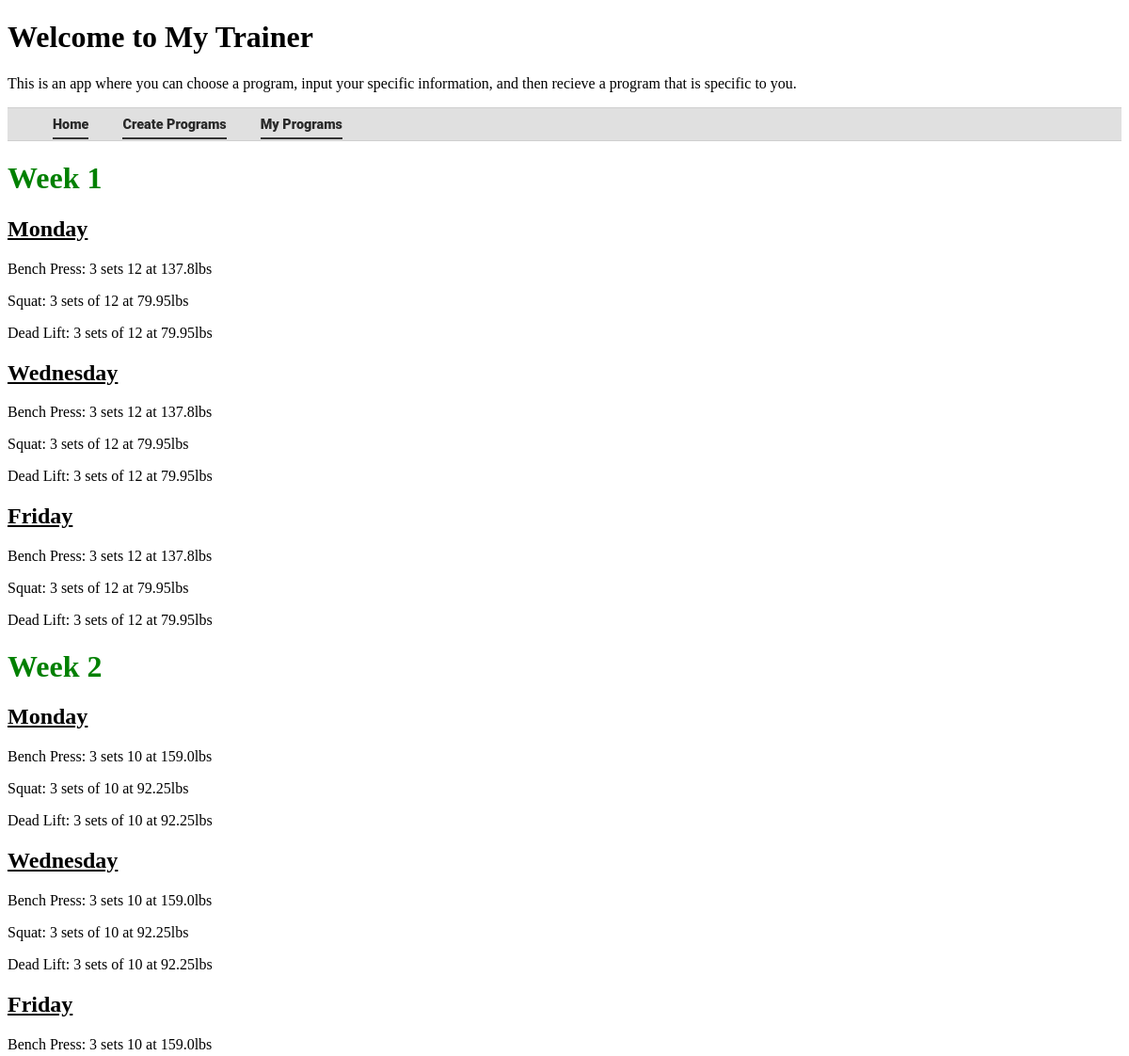
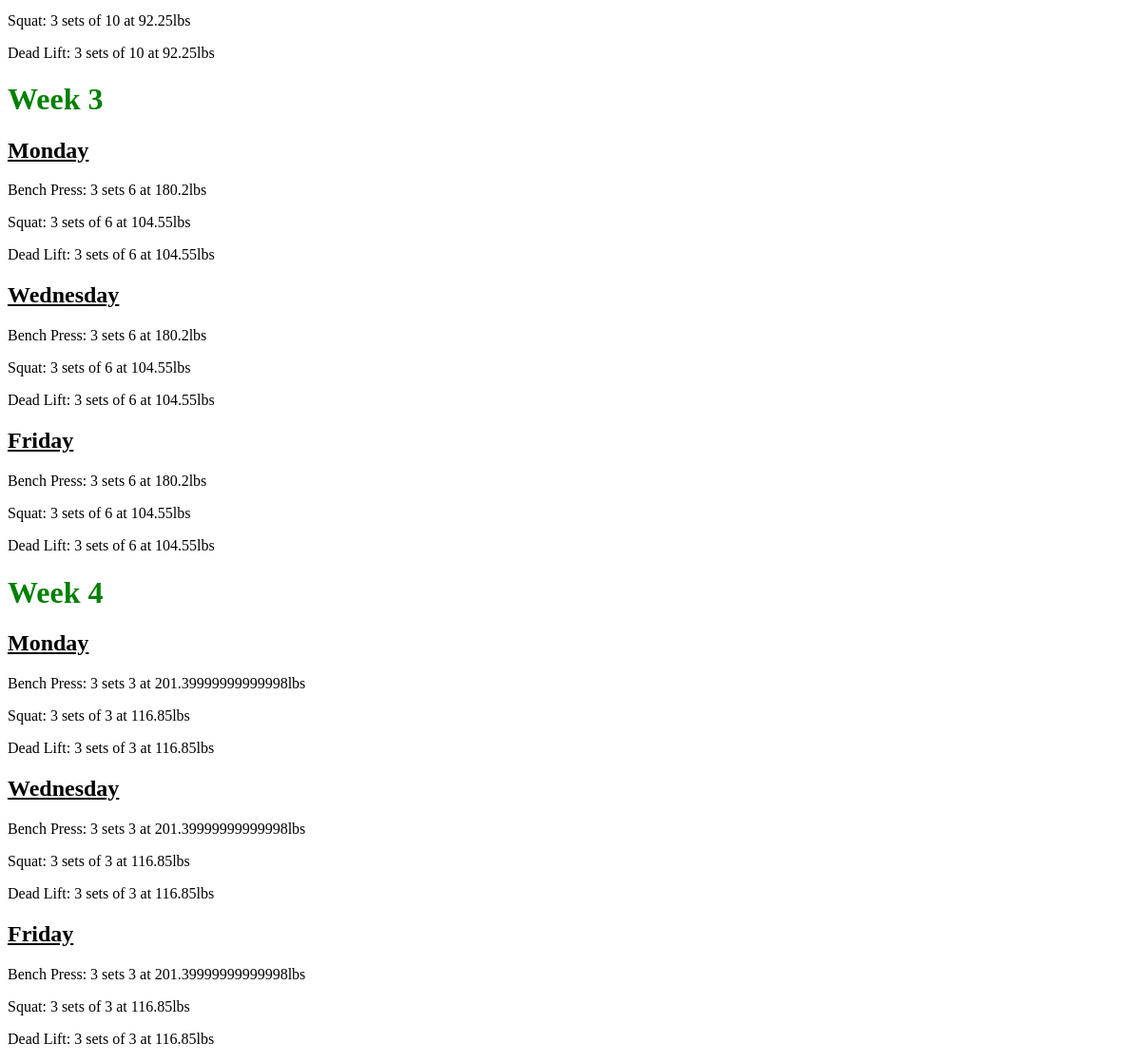
Page /MyPrograms/2 on the committed database (2 pictures, top to bottom).
### main/models.py (models this page shows, shortened)
class Body(db.Model):
    id = db.Column(db.Integer, primary_key=True)
    title = db.Column(db.String)
    age = db.Column(db.Integer)
    gender = db.Column(db.String)
    benchMax = db.Column(db.Integer)
    squatMax = db.Column(db.Integer)
    deadliftMax = db.Column(db.Integer)

### main/routes.py (the view)
@app.route('/MyPrograms/<int:bbprogram_id>')
def bbprograms(bbprogram_id):
    program = Body.query.get_or_404(bbprogram_id)
    return render_template('bbprogram.html', program=program)

### main/templates/bbprogram.html
{% extends "layout.html" %}
{% block content %}
	<div>
		<h1 class="header">Week 1</h1>
		<div>
			<h2 class="day">Monday</h2>
			{% if program.gender == 'Male' %}
				{% if program.age <= 50 %}
					<p>Bench Press: 3 sets 12 at {{ program.benchMax * 0.75 }}lbs</p>
					<p>Squat: 3 sets of 12 at {{ program.squatMax * 0.75 }}lbs</p>
					<p>Dead Lift: 3 sets of 12 at {{ program.deadliftMax * 0.75 }}lbs</p>
				{% else %}
					<p>Bench Press: 3 sets 12 at {{ program.benchMax * 0.65 }}lbs</p>
					<p>Squat: 3 sets of 12 at {{ program.squatMax * 0.65 }}lbs</p>
					<p>Dead Lift: 3 sets of 12 at {{ program.deadliftMax * 0.65 }}lbs</p>
				{% endif %}
			{% else %}
				{% if program.age <= 50 %}
					<p>Bench Press: 3 sets 12 at {{ program.benchMax * 0.65 }}lbs</p>
					<p>Squat: 3 sets of 12 at {{ program.squatMax * 0.65 }}lbs</p>
					<p>Dead Lift: 3 sets of 12 at {{ program.deadliftMax * 0.65 }}lbs</p>
				{% else %}
					<p>Bench Press: 3 sets 12 at {{ program.benchMax * 0.55 }}lbs</p>
					<p>Squat: 3 sets of 12 at {{ program.squatMax * 0.55 }}lbs</p>
					<p>Dead Lift: 3 sets of 12 at {{ program.deadliftMax * 0.55 }}lbs</p>
				{% endif %}
			{% endif %}
		</div>
		<div>
			<h2 class="day" >Wednesday</h2>
			{% if program.gender == 'Male' %}
				{% if program.age <= 50 %}
					<p>Bench Press: 3 sets 12 at {{ program.benchMax * 0.75 }}lbs</p>
					<p>Squat: 3 sets of 12 at {{ program.squatMax * 0.75 }}lbs</p>
					<p>Dead Lift: 3 sets of 12 at {{ program.deadliftMax * 0.75 }}lbs</p>
				{% else %}
					<p>Bench Press: 3 sets 12 at {{ program.benchMax * 0.65 }}lbs</p>
					<p>Squat: 3 sets of 12 at {{ program.squatMax * 0.65 }}lbs</p>
					<p>Dead Lift: 3 sets of 12 at {{ program.deadliftMax * 0.65 }}lbs</p>
				{% endif %}
			{% else %}
				{% if program.age <= 50 %}
					<p>Bench Press: 3 sets 12 at {{ program.benchMax * 0.65 }}lbs</p>
					<p>Squat: 3 sets of 12 at {{ program.squatMax * 0.65 }}lbs</p>
					<p>Dead Lift: 3 sets of 12 at {{ program.deadliftMax * 0.65 }}lbs</p>
				{% else %}
					<p>Bench Press: 3 sets 12 at {{ program.benchMax * 0.55 }}lbs</p>
					<p>Squat: 3 sets of 12 at {{ program.squatMax * 0.55 }}lbs</p>
					<p>Dead Lift: 3 sets of 12 at {{ program.deadliftMax * 0.55 }}lbs</p>
				{% endif %}
			{% endif %}
		</div>
		<div>
			<h2 class="day" >Friday</h2>
			{% if program.gender == 'Male' %}
				{% if program.age <= 50 %}
					<p>Bench Press: 3 sets 12 at {{ program.benchMax * 0.75 }}lbs</p>
					<p>Squat: 3 sets of 12 at {{ program.squatMax * 0.75 }}lbs</p>
					<p>Dead Lift: 3 sets of 12 at {{ program.deadliftMax * 0.75 }}lbs</p>
				{% else %}
					<p>Bench Press: 3 sets 12 at {{ program.benchMax * 0.65 }}lbs</p>
					<p>Squat: 3 sets of 12 at {{ program.squatMax * 0.65 }}lbs</p>
					<p>Dead Lift: 3 sets of 12 at {{ program.deadliftMax * 0.65 }}lbs</p>
				{% endif %}
			{% else %}
				{% if program.age <= 50 %}
					<p>Bench Press: 3 sets 12 at {{ program.benchMax * 0.65 }}lbs</p>
					<p>Squat: 3 sets of 12 at {{ program.squatMax * 0.65 }}lbs</p>
					<p>Dead Lift: 3 sets of 12 at {{ program.deadliftMax * 0.65 }}lbs</p>
				{% else %}
					<p>Bench Press: 3 sets 12 at {{ program.benchMax * 0.55 }}lbs</p>
					<p>Squat: 3 sets of 12 at {{ program.squatMax * 0.55 }}lbs</p>
					<p>Dead Lift: 3 sets of 12 at {{ program.deadliftMax * 0.55 }}lbs</p>
				{% endif %}
			{% endif %}
		</div>
	</div>
	<div>
		<h1 class="header">Week 2</h1>
		<div>
			<h2 class="day" >Monday</h2>
			{% if program.gender == 'Male' %}
				{% if program.age <= 50 %}
					<p>Bench Press: 3 sets 10 at {{ program.benchMax * 0.80 }}lbs</p>
					<p>Squat: 3 sets of 10 at {{ program.squatMax * 0.80 }}lbs</p>
					<p>Dead Lift: 3 sets of 10 at {{ program.deadliftMax * 0.80 }}lbs</p>
				{% else %}
					<p>Bench Press: 3 sets 10 at {{ program.benchMax * 0.75 }}lbs</p>
					<p>Squat: 3 sets of 10 at {{ program.squatMax * 0.75 }}lbs</p>
					<p>Dead Lift: 3 sets of 10 at {{ program.deadliftMax * 0.75 }}lbs</p>
				{% endif %}
			{% else %}
				{% if program.age <= 50 %}
					<p>Bench Press: 3 sets 10 at {{ program.benchMax * 0.75 }}lbs</p>
					<p>Squat: 3 sets of 10 at {{ program.squatMax * 0.75 }}lbs</p>
					<p>Dead Lift: 3 sets of 10 at {{ program.deadliftMax * 0.75 }}lbs</p>
				{% else %}
					<p>Bench Press: 3 sets 10 at {{ program.benchMax * 0.65 }}lbs</p>
					<p>Squat: 3 sets of 10 at {{ program.squatMax * 0.65 }}lbs</p>
					<p>Dead Lift: 3 sets of 10 at {{ program.deadliftMax * 0.65 }}lbs</p>
				{% endif %}
			{% endif %}
		</div>
		<div>
			<h2 class="day" >Wednesday</h2>
			{% if program.gender == 'Male' %}
				{% if program.age <= 50 %}
					<p>Bench Press: 3 sets 10 at {{ program.benchMax * 0.80 }}lbs</p>
					<p>Squat: 3 sets of 10 at {{ program.squatMax * 0.80 }}lbs</p>
					<p>Dead Lift: 3 sets of 10 at {{ program.deadliftMax * 0.80 }}lbs</p>
				{% else %}
					<p>Bench Press: 3 sets 10 at {{ program.benchMax * 0.75 }}lbs</p>
					<p>Squat: 3 sets of 10 at {{ program.squatMax * 0.75 }}lbs</p>
					<p>Dead Lift: 3 sets of 10 at {{ program.deadliftMax * 0.75 }}lbs</p>
				{% endif %}
			{% else %}
				{% if program.age <= 50 %}
					<p>Bench Press: 3 sets 10 at {{ program.benchMax * 0.75 }}lbs</p>
					<p>Squat: 3 sets of 10 at {{ program.squatMax * 0.75 }}lbs</p>
					<p>Dead Lift: 3 sets of 10 at {{ program.deadliftMax * 0.75 }}lbs</p>
				{% else %}
					<p>Bench Press: 3 sets 10 at {{ program.benchMax * 0.65 }}lbs</p>
					<p>Squat: 3 sets of 10 at {{ program.squatMax * 0.65 }}lbs</p>
					<p>Dead Lift: 3 sets of 10 at {{ program.deadliftMax * 0.65 }}lbs</p>
				{% endif %}
			{% endif %}
		</div>
		<div>
			<h2 class="day" >Friday</h2>
			{% if program.gender == 'Male' %}
				{% if program.age <= 50 %}
					<p>Bench Press: 3 sets 10 at {{ program.benchMax * 0.80 }}lbs</p>
					<p>Squat: 3 sets of 10 at {{ program.squatMax * 0.80 }}lbs</p>
					<p>Dead Lift: 3 sets of 10 at {{ program.deadliftMax * 0.80 }}lbs</p>
				{% else %}
					<p>Bench Press: 3 sets 10 at {{ program.benchMax * 0.75 }}lbs</p>
					<p>Squat: 3 sets of 10 at {{ program.squatMax * 0.75 }}lbs</p>
					<p>Dead Lift: 3 sets of 10 at {{ program.deadliftMax * 0.75 }}lbs</p>
				{% endif %}
			{% else %}
				{% if program.age <= 50 %}
					<p>Bench Press: 3 sets 10 at {{ program.benchMax * 0.75 }}lbs</p>
					<p>Squat: 3 sets of 10 at {{ program.squatMax * 0.75 }}lbs</p>
					<p>Dead Lift: 3 sets of 10 at {{ program.deadliftMax * 0.75 }}lbs</p>
				{% else %}
					<p>Bench Press: 3 sets 10 at {{ program.benchMax * 0.65 }}lbs</p>
					<p>Squat: 3 sets of 10 at {{ program.squatMax * 0.65 }}lbs</p>
					<p>Dead Lift: 3 sets of 10 at {{ program.deadliftMax * 0.65 }}lbs</p>
				{% endif %}
			{% endif %}
		</div>
	</div>
	<div>
		<h1 class="header">Week 3</h1>
		<div>
			<h2 class="day" >Monday</h2>
			{% if program.gender == 'Male' %}
				{% if program.age <= 50 %}
					<p>Bench Press: 3 sets 6 at {{ program.benchMax * 0.90 }}lbs</p>
					<p>Squat: 3 sets of 6 at {{ program.squatMax * 0.90 }}lbs</p>
					<p>Dead Lift: 3 sets of 6 at {{ program.deadliftMax * 0.90 }}lbs</p>
				{% else %}
					<p>Bench Press: 3 sets 6 at {{ program.benchMax * 0.85 }}lbs</p>
					<p>Squat: 3 sets of 6 at {{ program.squatMax * 0.85 }}lbs</p>
					<p>Dead Lift: 3 sets of 6 at {{ program.deadliftMax * 0.85 }}lbs</p>
				{% endif %}
			{% else %}
				{% if program.age <= 50 %}
					<p>Bench Press: 3 sets 6 at {{ program.benchMax * 0.85 }}lbs</p>
					<p>Squat: 3 sets of 6 at {{ program.squatMax * 0.85 }}lbs</p>
					<p>Dead Lift: 3 sets of 6 at {{ program.deadliftMax * 0.85 }}lbs</p>
				{% else %}
					<p>Bench Press: 3 sets 6 at {{ program.benchMax * 0.75 }}lbs</p>
					<p>Squat: 3 sets of 6 at {{ program.squatMax * 0.75 }}lbs</p>
					<p>Dead Lift: 3 sets of 6 at {{ program.deadliftMax * 0.75 }}lbs</p>
				{% endif %}
			{% endif %}
		</div>
		<div>
			<h2 class="day" >Wednesday</h2>
			{% if program.gender == 'Male' %}
				{% if program.age <= 50 %}
					<p>Bench Press: 3 sets 6 at {{ program.benchMax * 0.90 }}lbs</p>
					<p>Squat: 3 sets of 6 at {{ program.squatMax * 0.90 }}lbs</p>
					<p>Dead Lift: 3 sets of 6 at {{ program.deadliftMax * 0.90 }}lbs</p>
				{% else %}
					<p>Bench Press: 3 sets 6 at {{ program.benchMax * 0.85 }}lbs</p>
					<p>Squat: 3 sets of 6 at {{ program.squatMax * 0.85 }}lbs</p>
					<p>Dead Lift: 3 sets of 6 at {{ program.deadliftMax * 0.85 }}lbs</p>
				{% endif %}
			{% else %}
				{% if program.age <= 50 %}
					<p>Bench Press: 3 sets 6 at {{ program.benchMax * 0.85 }}lbs</p>
					<p>Squat: 3 sets of 6 at {{ program.squatMax * 0.85 }}lbs</p>
					<p>Dead Lift: 3 sets of 6 at {{ program.deadliftMax * 0.85 }}lbs</p>
				{% else %}
					<p>Bench Press: 3 sets 6 at {{ program.benchMax * 0.75 }}lbs</p>
					<p>Squat: 3 sets of 6 at {{ program.squatMax * 0.75 }}lbs</p>
					<p>Dead Lift: 3 sets of 6 at {{ program.deadliftMax * 0.75 }}lbs</p>
				{% endif %}
			{% endif %}
		</div>
		<div>
			<h2 class="day" >Friday</h2>
			{% if program.gender == 'Male' %}
				{% if program.age <= 50 %}
					<p>Bench Press: 3 sets 6 at {{ program.benchMax * 0.90 }}lbs</p>
					<p>Squat: 3 sets of 6 at {{ program.squatMax * 0.90 }}lbs</p>
					<p>Dead Lift: 3 sets of 6 at {{ program.deadliftMax * 0.90 }}lbs</p>
				{% else %}
					<p>Bench Press: 3 sets 6 at {{ program.benchMax * 0.85 }}lbs</p>
					<p>Squat: 3 sets of 6 at {{ program.squatMax * 0.85 }}lbs</p>
					<p>Dead Lift: 3 sets of 6 at {{ program.deadliftMax * 0.85 }}lbs</p>
				{% endif %}
			{% else %}
				{% if program.age <= 50 %}
					<p>Bench Press: 3 sets 6 at {{ program.benchMax * 0.85 }}lbs</p>
					<p>Squat: 3 sets of 6 at {{ program.squatMax * 0.85 }}lbs</p>
					<p>Dead Lift: 3 sets of 6 at {{ program.deadliftMax * 0.85 }}lbs</p>
				{% else %}
					<p>Bench Press: 3 sets 6 at {{ program.benchMax * 0.75 }}lbs</p>
					<p>Squat: 3 sets of 6 at {{ program.squatMax * 0.75 }}lbs</p>
					<p>Dead Lift: 3 sets of 6 at {{ program.deadliftMax * 0.75 }}lbs</p>
				{% endif %}
			{% endif %}
		</div>
	</div>
	<div>
		<h1 class="header">Week 4</h1>
		<div>
			<h2 class="day" >Monday</h2>
			{% if program.gender == 'Male' %}
				{% if program.age <= 50 %}
					<p>Bench Press: 3 sets 3 at {{ program.benchMax }}lbs</p>
					<p>Squat: 3 sets of 3 at {{ program.squatMax }}lbs</p>
					<p>Dead Lift: 3 sets of 3 at {{ program.deadliftMax }}lbs</p>
				{% else %}
					<p>Bench Press: 3 sets 3 at {{ program.benchMax * 0.95 }}lbs</p>
					<p>Squat: 3 sets of 3 at {{ program.squatMax * 0.95 }}lbs</p>
					<p>Dead Lift: 3 sets of 3 at {{ program.deadliftMax * 0.95 }}lbs</p>
				{% endif %}
			{% else %}
				{% if program.age <= 50 %}
					<p>Bench Press: 3 sets 3 at {{ program.benchMax * 0.95 }}lbs</p>
					<p>Squat: 3 sets of 3 at {{ program.squatMax * 0.95 }}lbs</p>
					<p>Dead Lift: 3 sets of 3 at {{ program.deadliftMax * 0.95 }}lbs</p>
				{% else %}
					<p>Bench Press: 3 sets 3 at {{ program.benchMax * 0.90 }}lbs</p>
					<p>Squat: 3 sets of 3 at {{ program.squatMax * 0.90 }}lbs</p>
					<p>Dead Lift: 3 sets of 3 at {{ program.deadliftMax * 0.90 }}lbs</p>
				{% endif %}
			{% endif %}
		</div>
		<div>
			<h2 class="day" >Wednesday</h2>
			{% if program.gender == 'Male' %}
				{% if program.age <= 50 %}
					<p>Bench Press: 3 sets 3 at {{ program.benchMax }}lbs</p>
					<p>Squat: 3 sets of 3 at {{ program.squatMax }}lbs</p>
					<p>Dead Lift: 3 sets of 3 at {{ program.deadliftMax }}lbs</p>
				{% else %}
					<p>Bench Press: 3 sets 3 at {{ program.benchMax * 0.95 }}lbs</p>
					<p>Squat: 3 sets of 3 at {{ program.squatMax * 0.95 }}lbs</p>
					<p>Dead Lift: 3 sets of 3 at {{ program.deadliftMax * 0.95 }}lbs</p>
				{% endif %}
			{% else %}
				{% if program.age <= 50 %}
					<p>Bench Press: 3 sets 3 at {{ program.benchMax * 0.95 }}lbs</p>
					<p>Squat: 3 sets of 3 at {{ program.squatMax * 0.95 }}lbs</p>
					<p>Dead Lift: 3 sets of 3 at {{ program.deadliftMax * 0.95 }}lbs</p>
				{% else %}
					<p>Bench Press: 3 sets 3 at {{ program.benchMax * 0.90 }}lbs</p>
					<p>Squat: 3 sets of 3 at {{ program.squatMax * 0.90 }}lbs</p>
					<p>Dead Lift: 3 sets of 3 at {{ program.deadliftMax * 0.90 }}lbs</p>
				{% endif %}
			{% endif %}
		</div>
		<div>
			<h2 class="day" >Friday</h2>
			{% if program.gender == 'Male' %}
				{% if program.age <= 50 %}
					<p>Bench Press: 3 sets 3 at {{ program.benchMax }}lbs</p>
					<p>Squat: 3 sets of 3 at {{ program.squatMax }}lbs</p>
					<p>Dead Lift: 3 sets of 3 at {{ program.deadliftMax }}lbs</p>
				{% else %}
					<p>Bench Press: 3 sets 3 at {{ program.benchMax * 0.95 }}lbs</p>
					<p>Squat: 3 sets of 3 at {{ program.squatMax * 0.95 }}lbs</p>
					<p>Dead Lift: 3 sets of 3 at {{ program.deadliftMax * 0.95 }}lbs</p>
				{% endif %}
			{% else %}
				{% if program.age <= 50 %}
					<p>Bench Press: 3 sets 3 at {{ program.benchMax * 0.95 }}lbs</p>
					<p>Squat: 3 sets of 3 at {{ program.squatMax * 0.95 }}lbs</p>
					<p>Dead Lift: 3 sets of 3 at {{ program.deadliftMax * 0.95 }}lbs</p>
				{% else %}
					<p>Bench Press: 3 sets 3 at {{ program.benchMax * 0.90 }}lbs</p>
					<p>Squat: 3 sets of 3 at {{ program.squatMax * 0.90 }}lbs</p>
					<p>Dead Lift: 3 sets of 3 at {{ program.deadliftMax * 0.90 }}lbs</p>
				{% endif %}
			{% endif %}
		</div>
	</div>
{% endblock %}

### main/static/style.css (style rules this page uses)
.header { color: green; }
.day { text-decoration: underline; }

### rows in the picture
Body: program.benchMax*0.65 "137.8", program.squatMax*0.65 "79.95", program.deadliftMax*0.65 "79.95", program.benchMax*0.75 "159.0", program.squatMax*0.75 "92.25", program.deadliftMax*0.75 "92.25", program.benchMax*0.85 "180.2", program.squatMax*0.85 "104.55", program.deadliftMax*0.85 "104.55", program.benchMax*0.95 "201.39999999999998", program.squatMax*0.95 "116.85", program.deadliftMax*0.95 "116.85"
